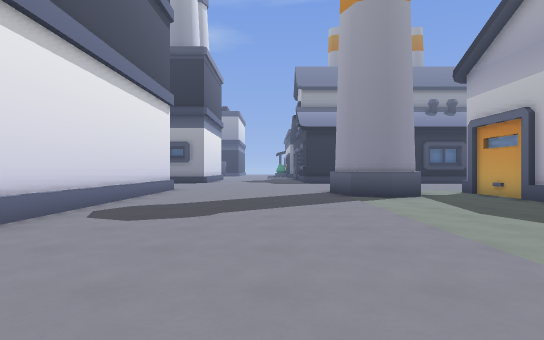
View 1 (above)

24 first-person views from a walk through a 3-D level made in the Godot game engine. The camera is 1.4 m above the floor, looks level and sees 80° across. The floor is counted in squares, 2 m on a side. Each view is taken from the middle of a square. On the plan, view 1 faces up. The plan holds only what a view shows up to about 10 squares ahead; the rest is blank. The place goes on beyond the plan.

View 2
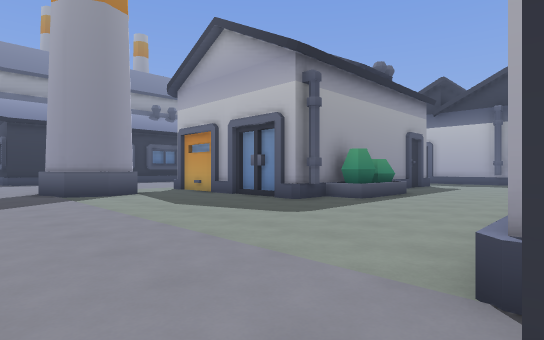

View 3
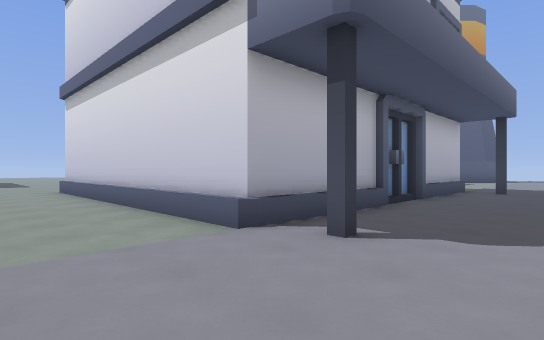

View 4
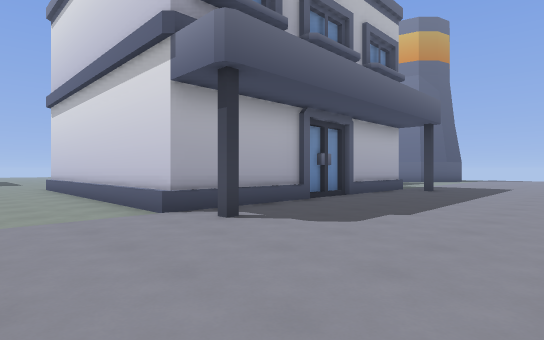

View 5
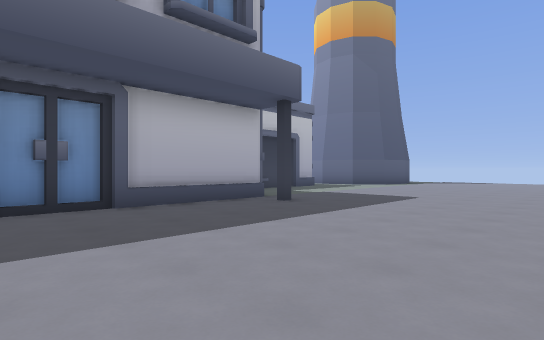

View 6
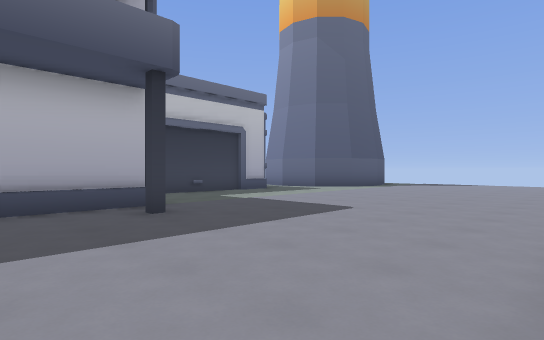

View 7
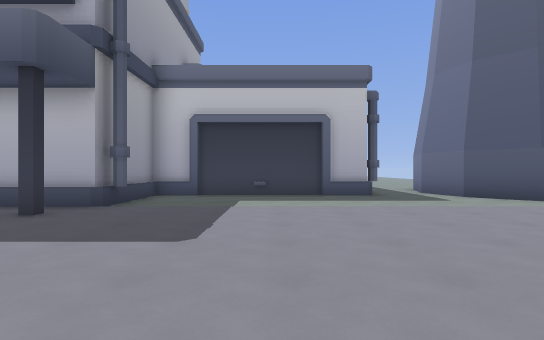

View 8
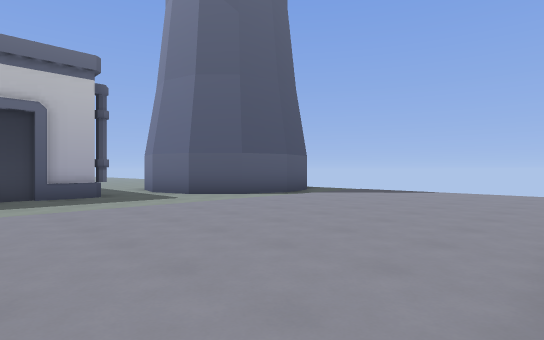

View 9
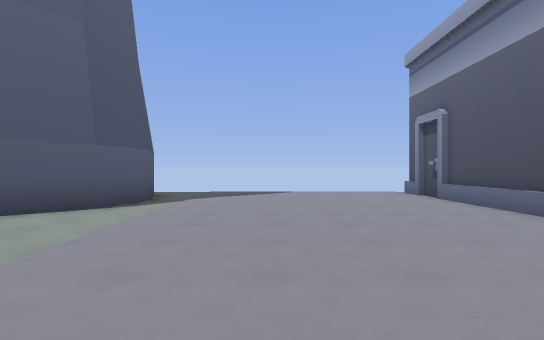

View 10
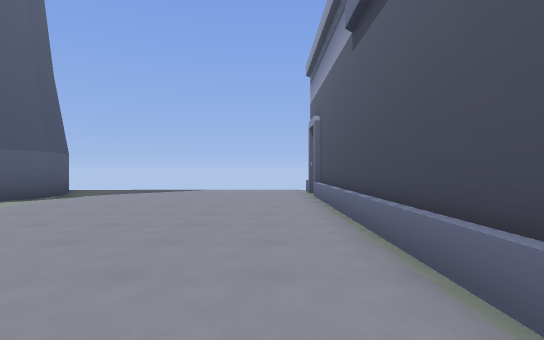

View 11
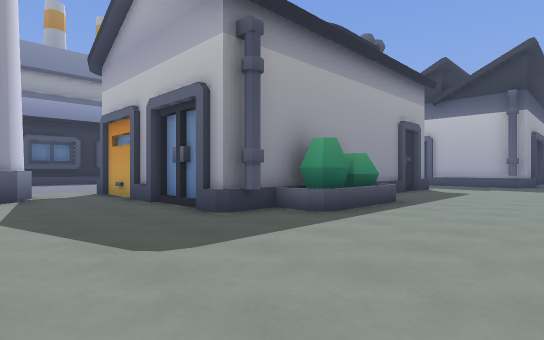

View 12
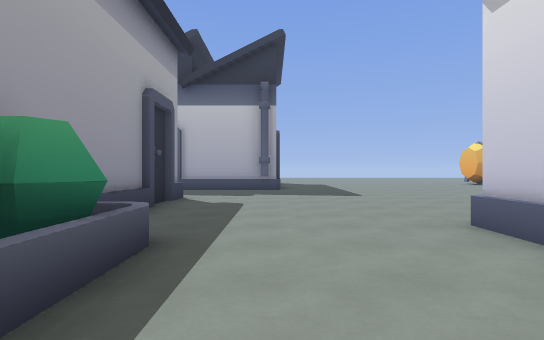

View 13
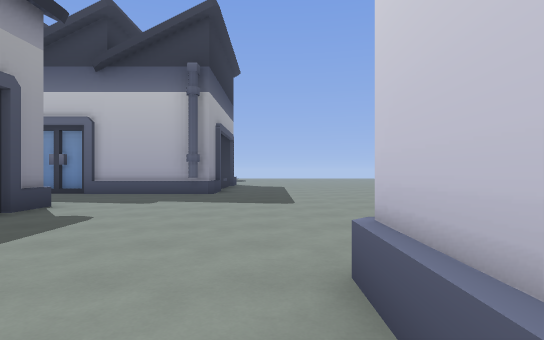

View 14
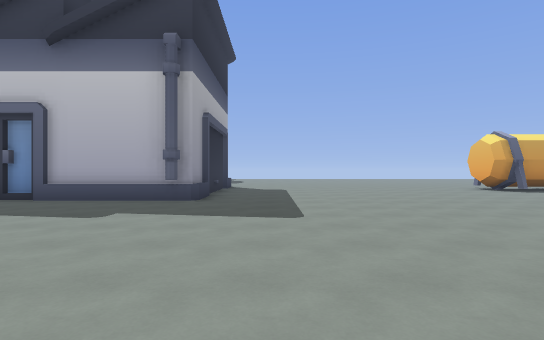

View 15
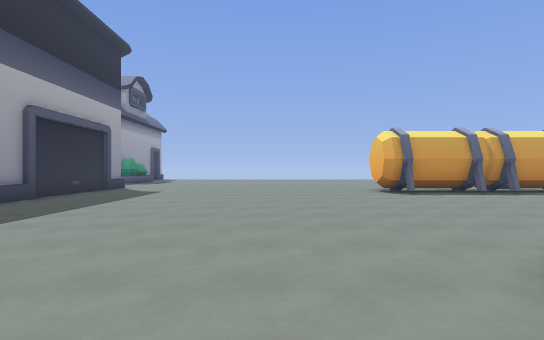

View 16
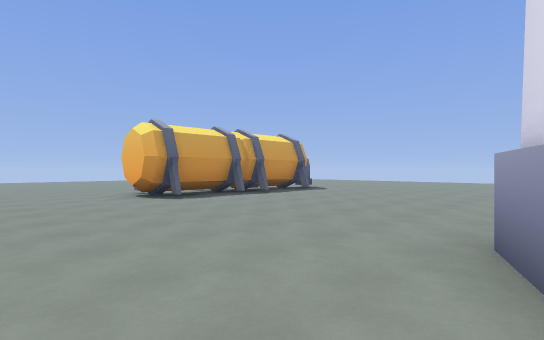

View 17
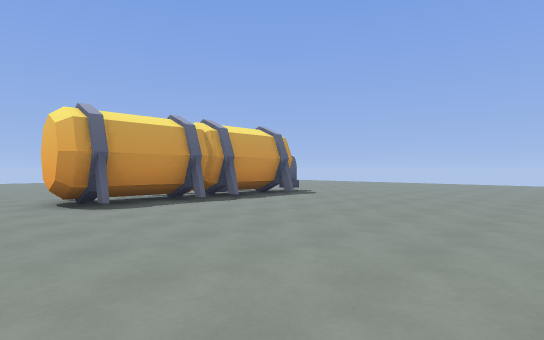

View 18
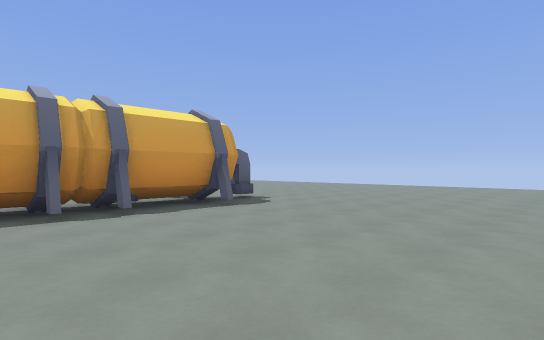

View 19
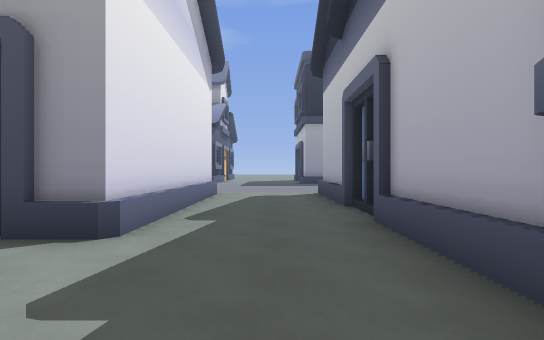

View 20
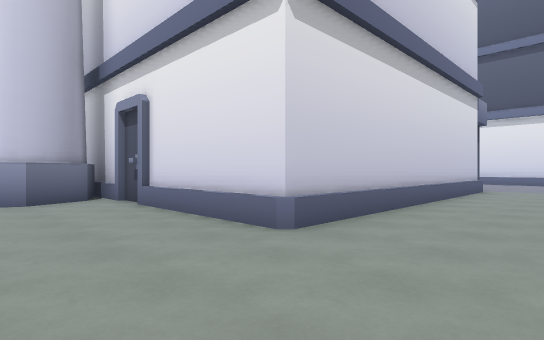

View 21
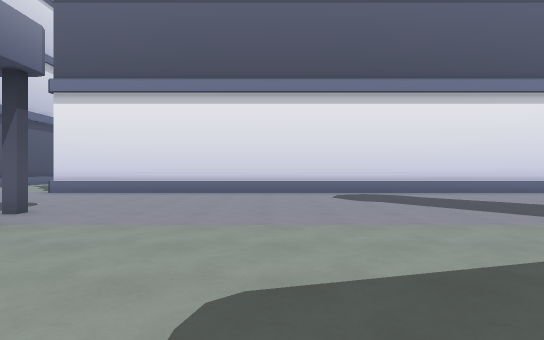

View 22
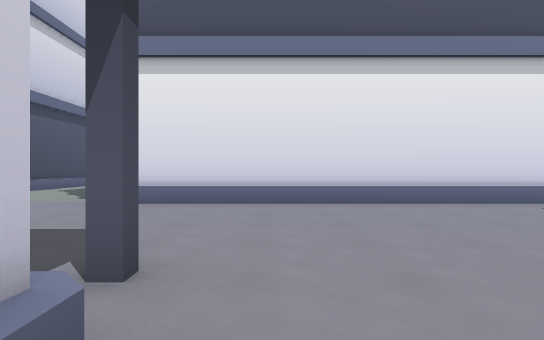

View 23
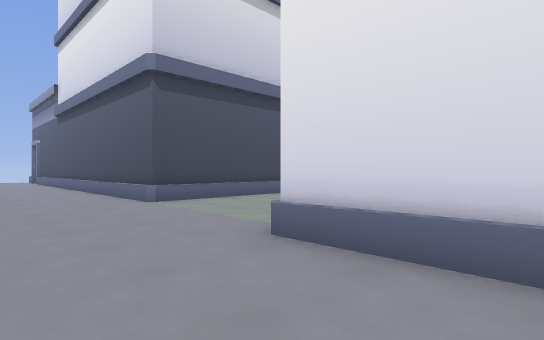

View 24
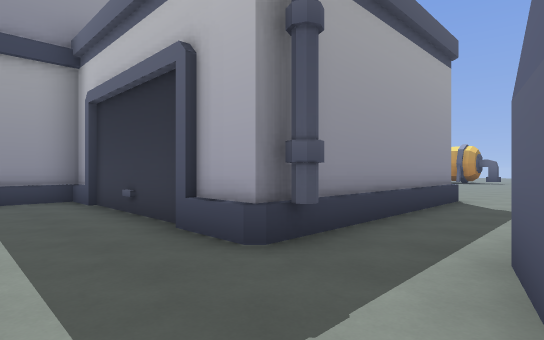

### Floor plan
Key: @ floor where view 1 was taken; # wall or solid block; . floor; ^ raised ledge; B building.
Columns run from 7 left of view 1 to 22 right of it. Each row starts with its distance up from view 1.
 11    #.   ..  ..         ...B
 10    #.....# #.B        B...B
  9    #.....^##..        B...B
  8    #..........        B...B
  7    #.........B        B...B
  6    #..........        B...B
  5    #.........B        B...B
  4    #..........BBBB........B
  3    #......................B
  2    #......................BBBB
  1    #..........................
  0    #...@......................
 -1    #....###########...........
 -2    #.....#        #...........
 -3    #.....#        #...........
 -4    ......##       #...........
 -5  .........#       #...........
 -6 .........##       ####........
 -7 .........#           #........
 -8 ###......#            .......#
 -9   #.....#####         .......#
-10   #......#..#         .......#
-11   #.........#         .......#
-12   #.........#          ......#
-13   #.........#          ......#
-14   #.........#          ......#
-15   #.........####### .. .......
-16   #.........#.................
-17   #.................   .......
-18   #.........##         ......
-19   #........##           ....
-20   #.......##            ...
-21   #.......##            ..
-22   #........#
-23   #........

Where each view was taken, in squares from view 1:
view 1: 0 up, 0 right, facing up
view 2: 1 down, 0 right, facing up-right
view 3: 2 up, 1 left, facing down-right
view 4: 2 up, 3 left, facing down-right
view 5: 4 down, 4 left, facing down-right
view 6: 7 down, 4 left, facing down-right
view 7: 13 down, 4 left, facing right
view 8: 13 down, 4 left, facing down-right
view 9: 13 down, 0 right, facing down
view 10: 12 down, 3 left, facing down
view 11: 0 up, 3 right, facing up-right
view 12: 2 up, 7 right, facing right
view 13: 0 up, 9 right, facing right
view 14: 0 up, 11 right, facing right
view 15: 4 down, 12 right, facing right
view 16: 4 down, 14 right, facing down-right
view 17: 6 down, 15 right, facing down-right
view 18: 9 down, 16 right, facing down-right
view 19: 1 up, 17 right, facing up
view 20: 2 up, 14 right, facing down-left
view 21: 3 up, 6 right, facing left
view 22: 0 up, 3 right, facing left
view 23: 1 down, 1 left, facing down-left
view 24: 18 down, 3 right, facing up-right
